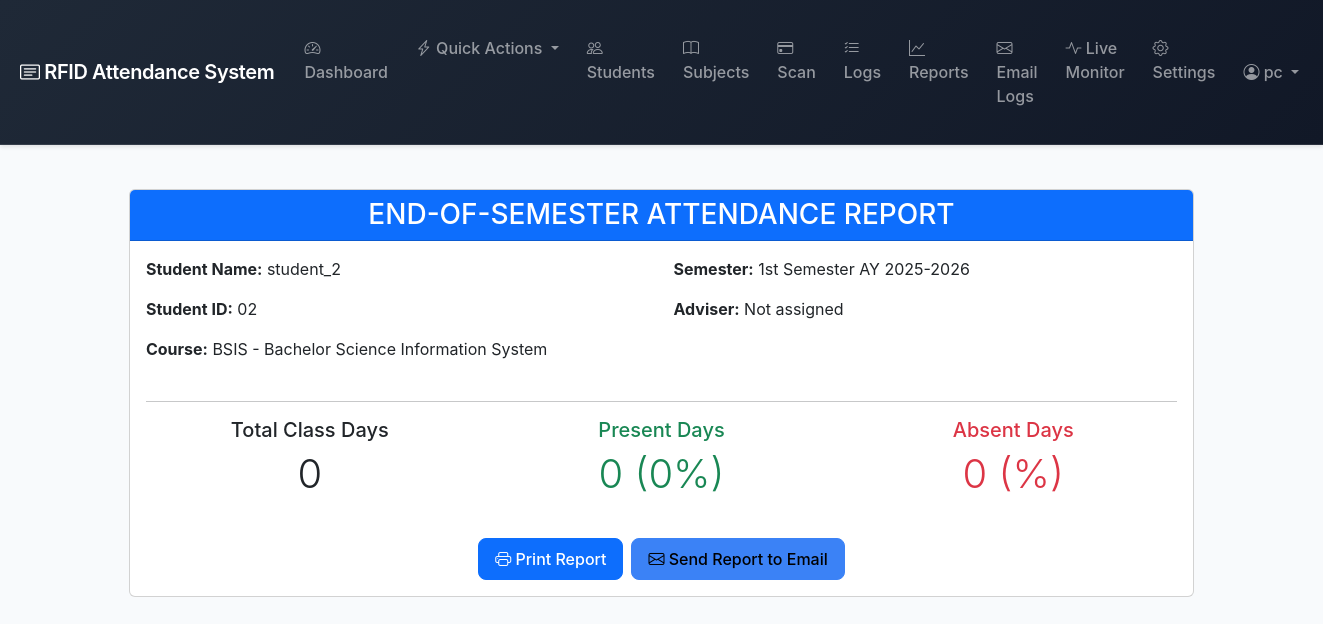
/semester-report/15/ (signed in), run on the app's committed database.
### attendance/models.py (models this page shows, shortened)
class Student(models.Model):
    rfid_id = models.CharField(max_length=50, unique=True)
    student_id = models.CharField(max_length=50, unique=True, null=True, blank=True)
    name = models.CharField(max_length=100)
    course = models.ForeignKey('Course', on_delete=models.PROTECT, related_name='students', help_text="Student's enrolled course")
    section = models.ForeignKey('Section', on_delete=models.PROTECT, related_name='students', null=True, blank=True, help_text="Student's section (A, B, C, etc.)")
    email = models.EmailField()
    adviser = models.ForeignKey(Adviser, on_delete=models.SET_NULL, null=True, blank=True, related_name='students')
    user = models.OneToOneField(User, on_delete=models.CASCADE, null=True, blank=True, related_name='student_profile')
    created_at = models.DateTimeField(auto_now_add=True, null=True, blank=True)
    updated_at = models.DateTimeField(auto_now=True, null=True, blank=True)
    class Meta:
        ordering = ['name']

class Course(models.Model):
    code = models.CharField(max_length=50, unique=True, help_text="Course code (e.g., BSIT, BSCS)")
    name = models.CharField(max_length=200, help_text="Full course name (e.g., Bachelor of Science in Information Technology)")
    description = models.TextField(blank=True, default='', help_text="Optional course description")
    is_active = models.BooleanField(default=True, help_text="Whether this course is currently active")
    created_at = models.DateTimeField(auto_now_add=True)
    updated_at = models.DateTimeField(auto_now=True)
    def __str__(self):
        return f"{self.code} - {self.name}"
    class Meta:
        ordering = ['code']
        verbose_name_plural = "Courses"
        indexes = [
            models.Index(fields=['code', 'is_active']),
        ]

### attendance/views.py (the view, shortened to what this page needs)
# urls.py: path('semester-report/<int:student_id>/', views.semester_report, name='semester_report'),
@login_required
def semester_report(request, student_id):
    student = get_object_or_404(Student, id=student_id)
    academic_year = request.GET.get('academic_year', '2025-2026')
    semester = request.GET.get('semester', '1st Semester')
    student_subjects = StudentSubject.objects.filter(
        student=student,
        academic_year=academic_year,
        semester=semester
    ).select_related('subject')
    report_data = []
    total_days = 0
    total_present = 0
    total_absent = 0
    missed_dates = {}
    context = {
        'student': student,
        'report_data': report_data,
        'total_days': total_days,
        'total_present': total_present,
        'total_absent': total_absent,
        'total_percentage': round((total_present / total_days * 100) if total_days > 0 else 0, 1),
        'missed_dates': missed_dates,
        'academic_year': academic_year,
        'semester': semester,
    }
    return render(request, 'attendance/semester_report.html', context)

### attendance/templates/attendance/semester_report.html (shortened to what this page needs)
{% extends 'attendance/base.html' %}
{% block content %}
<div class="row justify-content-center">
    <div class="col-md-10">
        <div class="card">
            <div class="card-header bg-primary text-white text-center">
                <h3 class="mb-0">END-OF-SEMESTER ATTENDANCE REPORT</h3>
            </div>
            <div class="card-body">
                <div class="row mb-4">
                    <div class="col-md-6">
                        <p><strong>Student Name:</strong> {{ student.name }}</p>
                        <p><strong>Student ID:</strong> {{ student.student_id|default:student.rfid_id }}</p>
                        <p><strong>Course:</strong> {{ student.course }}</p>
                    </div>
                    <div class="col-md-6">
                        <p><strong>Semester:</strong> {{ semester }} AY {{ academic_year }}</p>
                        <p><strong>Adviser:</strong> {{ student.adviser|default:"Not assigned" }}</p>
                    </div>
                </div>
                <hr>
                <div class="row mb-4 text-center">
                    <div class="col-md-4">
                        <h5>Total Class Days</h5>
                        <p class="display-6">{{ total_days }}</p>
                    </div>
                    <div class="col-md-4">
                        <h5 class="text-success">Present Days</h5>
                        <p class="display-6 text-success">{{ total_present }} ({{ total_percentage }}%)</p>
                    </div>
                    <div class="col-md-4">
                        <h5 class="text-danger">Absent Days</h5>
                        <p class="display-6 text-danger">{{ total_absent }} ({{ 100|add:total_percentage|add:"-"|add:total_percentage }}%)</p>
                    </div>
                </div>
                <div class="d-flex gap-2 justify-content-center mt-4">
                    <button onclick="window.print()" class="btn btn-primary">
                        <i class="bi bi-printer"></i> Print Report
                    </button>
                    <a href="{% url 'email_preview' student.id %}?academic_year={{ academic_year }}&semester={{ semester }}" class="btn btn-info">
                        <i class="bi bi-envelope"></i> Send Report to Email
                    </a>
                </div>
            </div>
        </div>
    </div>
</div>
{% endblock %}

### attendance/templates/attendance/base.html (shortened to what this page needs)
<!DOCTYPE html>
<html lang="en">
<head>
    <link href="https://cdn.jsdelivr.net/npm/bootstrap@5.3.0/dist/css/bootstrap.min.css" rel="stylesheet">
    <link rel="stylesheet" href="https://cdn.jsdelivr.net/npm/bootstrap-icons@1.11.0/font/bootstrap-icons.css">
</head>
<body>
    {% if user.is_authenticated %}
    <nav class="navbar navbar-expand-lg navbar-dark {% if user.student_profile %}bg-success{% elif is_adviser %}bg-info{% else %}bg-dark{% endif %} mb-4">
        <div class="container-fluid">
            <a class="navbar-brand" href="{% if user.student_profile %}{% url 'student_features' %}{% elif is_adviser %}{% url 'adviser_features' %}{% else %}{% url 'dashboard' %}{% endif %}">
                <i class="bi bi-card-text"></i> RFID Attendance System
            </a>
            <div class="collapse navbar-collapse" id="navbarNav">
                {% if user.student_profile %}
                <ul class="navbar-nav me-auto">
                    <li class="nav-item">
                        <a class="nav-link" href="{% url 'student_features' %}">
                            <i class="bi bi-speedometer2"></i> Features
                        </a>
                    </li>
                    <li class="nav-item">
                        <a class="nav-link" href="{% url 'student_dashboard' %}">
                            <i class="bi bi-clipboard-data"></i> My Dashboard
                        </a>
                    </li>
                    <li class="nav-item">
                        <a class="nav-link" href="{% url 'student_enroll_subjects' %}">
                            <i class="bi bi-book-plus"></i> Enroll Subjects
                        </a>
                    </li>
                </ul>
                <ul class="navbar-nav">
                    <li class="nav-item dropdown">
                        <a class="nav-link dropdown-toggle" href="#" id="navbarDropdown" role="button" data-bs-toggle="dropdown">
                            <i class="bi bi-person-circle"></i> {{ user.student_profile.name }}
                        </a>
                        <ul class="dropdown-menu dropdown-menu-end">
                            <li><a class="dropdown-item" href="{% url 'student_features' %}">
                                <i class="bi bi-speedometer2"></i> Features Dashboard
                            </a></li>
                            <li><a class="dropdown-item" href="{% url 'student_dashboard' %}">
                                <i class="bi bi-house"></i> Dashboard
                            </a></li>
                            <li><a class="dropdown-item" href="{% url 'student_enroll_subjects' %}">
                                <i class="bi bi-book-plus"></i> Enroll Subjects
                            </a></li>
                            <li><hr class="dropdown-divider"></li>
                            <li><a class="dropdown-item" href="{% url 'student_logout' %}">
                                <i class="bi bi-box-arrow-right"></i> Logout
                            </a></li>
                        </ul>
                    </li>
                </ul>
                {% else %}
                <ul class="navbar-nav me-auto">
                    <li class="nav-item">
                        <a class="nav-link" href="{% url 'dashboard' %}">
                            <i class="bi bi-speedometer2"></i> Dashboard
                        </a>
                    </li>
                    <li class="nav-item dropdown">
                        <a class="nav-link dropdown-toggle" href="#" id="quickActionsDropdown" role="button" data-bs-toggle="dropdown" aria-expanded="false">
                            <i class="bi bi-lightning-charge"></i> Quick Actions
                        </a>
                    </li>
                    <li class="nav-item">
                        <a class="nav-link" href="{% url 'student_list' %}">
                            <i class="bi bi-people"></i> Students
                        </a>
                    </li>
                    <li class="nav-item">
                        <a class="nav-link" href="{% url 'subject_list' %}">
                            <i class="bi bi-book"></i> Subjects
                        </a>
                    </li>
                    <li class="nav-item">
                        <a class="nav-link" href="{% url 'scan' %}">
                            <i class="bi bi-credit-card"></i> Scan
                        </a>
                    </li>
                    <li class="nav-item">
                        <a class="nav-link" href="{% url 'attendance_logs' %}">
                            <i class="bi bi-list-check"></i> Logs
                        </a>
                    </li>
                    <li class="nav-item">
                        <a class="nav-link" href="{% url 'student_summary' %}">
                            <i class="bi bi-graph-up"></i> Reports
                        </a>
                    </li>
                    <li class="nav-item">
                        <a class="nav-link" href="{% url 'email_logs' %}">
                            <i class="bi bi-envelope"></i> Email Logs
                        </a>
                    </li>
                    <li class="nav-item">
                        <a class="nav-link" href="{% url 'live_monitor' %}">
                            <i class="bi bi-activity"></i> Live Monitor
                        </a>
                    </li>
                    <li class="nav-item">
                        <a class="nav-link" href="{% url 'settings' %}">
                            <i class="bi bi-gear"></i> Settings
                        </a>
                    </li>
                </ul>
                <ul class="navbar-nav">
                    <li class="nav-item dropdown">
                        <a class="nav-link dropdown-toggle" href="#" id="navbarDropdown" role="button" data-bs-toggle="dropdown">
                            <i class="bi bi-person-circle"></i> {{ user.get_full_name|default:user.username }}
                        </a>
                    </li>
                </ul>
                {% endif %}
            </div>
        </div>
    </nav>
    {% endif %}
    <div class="container-fluid">
        {% block content %}{% endblock %}
    </div>
</body>
</html>

### attendance/templates/attendance/base.html (style rules this page uses)
:root { --primary-blue: #2563eb; --primary-blue-dark: #1e40af; --primary-blue-light: #3b82f6; --nav-bg-adviser: #1e3a8a; --nav-bg-student: #059669; --nav-bg-admin: #1f2937; }
body { background-color: #f8fafc; font-family: -apple-system, BlinkMacSystemFont, 'Segoe UI', Roboto, 'Helvetica Neue', Arial, sans-serif; }
.navbar { box-shadow: 0 2px 4px rgba(0,0,0,0.1); border-bottom: 1px solid rgba(255,255,255,0.1); }
.navbar-dark.bg-dark { background: linear-gradient(135deg, var(--nav-bg-admin) 0%, #111827 100%) !important; }
.navbar-brand { font-weight: 600; font-size: 1.25rem; letter-spacing: -0.02em; }
.nav-link { font-weight: 500; transition: all 0.2s ease; border-radius: 6px; margin: 0 2px; padding: 8px 12px !important; }
.btn { border-radius: 8px; font-weight: 500; padding: 8px 16px; transition: all 0.2s ease; }
.container-fluid { padding: 20px; }
.btn-info { background-color: #3b82f6; border-color: #3b82f6; }
html { scroll-behavior: smooth; }

### data on the page
Student: name "student_2", student_id "02", course "BSIS - Bachelor Science Information System", adviser "Not assigned"

### other printed values
{{ user.get_full_name|default:user.username }} "pc"
{{ semester }} "1st Semester"
{{ academic_year }} "2025-2026"
{{ total_days }} "0"
{{ total_present }} "0"
{{ total_percentage }} "0"
{{ total_absent }} "0"
